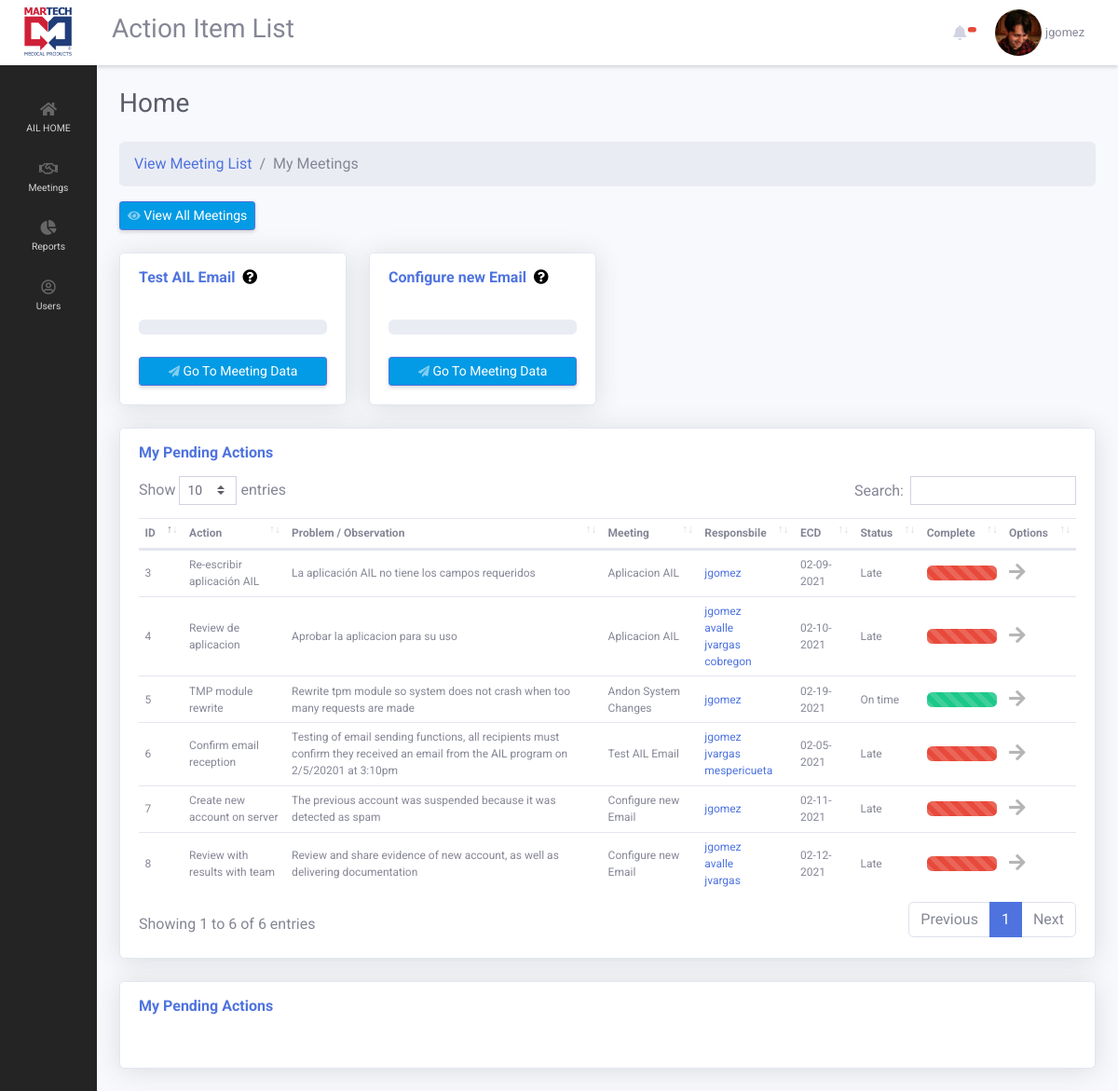
Page /ailApp/index.php (signed in) on the earlier database version.
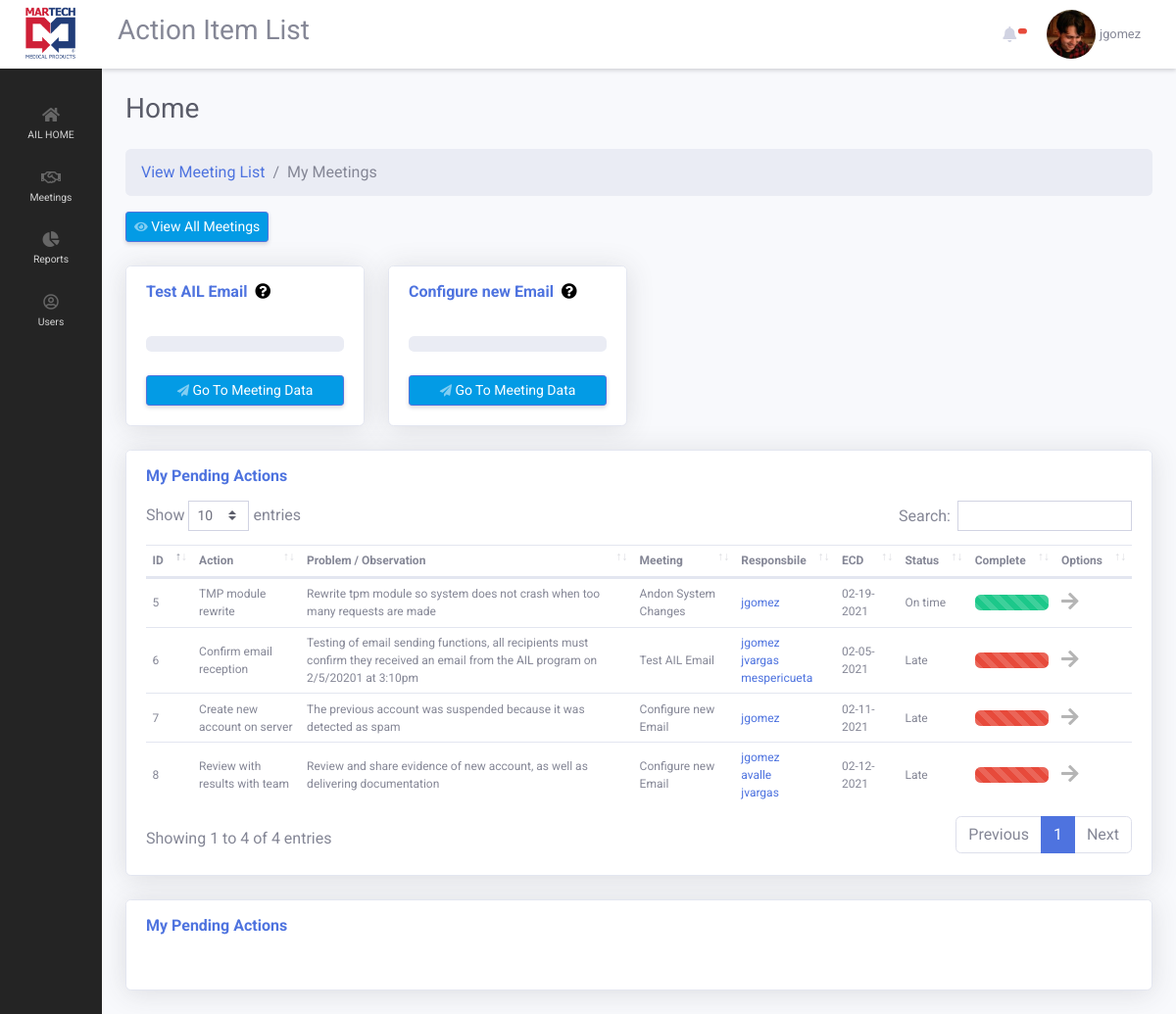
Same page on the later database version.
### tables this page shows
CREATE TABLE `meetings` (
  `meeting_id` int(11) NOT NULL,
  `meeting_department_id` int(11) NOT NULL,
  `meeting_name` varchar(255) NOT NULL,
  `meeting_description` text NOT NULL,
  `meeting_date` date NOT NULL,
  `meeting_active` int(1) NOT NULL DEFAULT 1,
  `meeting_complete` int(1) NOT NULL,
  `meeting_user_id` int(11) NOT NULL
);

CREATE TABLE `action_responsible` (
  `a_responsible_id` int(11) NOT NULL,
  `a_action_id` int(11) NOT NULL,
  `a_responsible_user` int(11) NOT NULL,
  `a_responsible_main` int(1) NOT NULL DEFAULT 0,
  `a_responsible_added_by` int(11) NOT NULL,
  `a_responsible_date` date NOT NULL
);

CREATE TABLE `actions` (
  `action_id` int(11) NOT NULL,
  `action_meeting_id` int(11) NOT NULL,
  `action_name` varchar(255) NOT NULL,
  `action_description` text NOT NULL,
  `action_department` int(11) NOT NULL,
  `action_promise_date` date NOT NULL,
  `action_end_date` date NOT NULL,
  `action_status` int(1) NOT NULL,
  `action_complete` int(1) NOT NULL DEFAULT 0
);

CREATE TABLE `users` (
  `user_id` int(11) NOT NULL COMMENT 'auto incrementing user_id of each user, unique index',
  `user_name` varchar(64) NOT NULL COMMENT 'user''s name, unique',
  `user_password_hash` varchar(255) NOT NULL COMMENT 'user''s password in salted and hashed format',
  `user_email` varchar(64) NOT NULL COMMENT 'user''s email, unique',
  `user_first_name` varchar(255) DEFAULT NULL,
  `user_last_name` varchar(255) DEFAULT NULL,
  `user_employee_number` varchar(255) DEFAULT NULL,
  `user_department` int(11) NOT NULL,
  `user_date` datetime DEFAULT NULL,
  `user_last_update` timestamp NOT NULL DEFAULT current_timestamp() ON UPDATE current_timestamp(),
  `user_phone` varchar(25) DEFAULT NULL,
  `user_areacode` varchar(5) DEFAULT NULL,
  `user_level` int(1) NOT NULL DEFAULT 0,
  `user_image` varchar(255) NOT NULL DEFAULT 'uploads/user_img/noimage.png',
  `user_locked` int(1) NOT NULL DEFAULT 0,
  `user_suspend` int(1) NOT NULL DEFAULT 0,
  `user_active` int(1) NOT NULL DEFAULT 1
);

### ailApp/views/pages/default.php (the view, shortened to what the changed rows need)
<div class="d-sm-flex align-items-center justify-content-between mb-4">
  <h1 class="h3 mb-0 text-gray-800">Home</h1>
</div>
<nav aria-label="breadcrumb">
  <ol class="breadcrumb">
    <li class="breadcrumb-item"><a href="#">View Meeting List</a></li>
    <li class="breadcrumb-item active" aria-current="page">My Meetings</li>
  </ol>
</nav>
<div  class="d-sm-flex align-items-center justify-content-between mb-4">
    <a href="index.php?page=meeting_list" class="d-none d-sm-inline-block btn btn-sm btn-primary shadow-sm"><i class="fas fa-eye fa-sm text-white-50"></i> View All Meetings</a>
</div>
<div class="row">
<?php
  $query = "SELECT * FROM meetings WHERE meeting_user_id = {$_SESSION['quatroapp_user_id']} AND meeting_complete = 0";
  $result = mysqli_query($connection, $query);
  while($row = mysqli_fetch_array($result)):
?>
<div class="col-lg-3">
        <div class="card shadow mb-4 ">
            <div class="card-header py-3">
                <h6 class="m-0 font-weight-bold text-primary"><?php echo $row['meeting_name'] ?>&nbsp;&nbsp;<i data-toggle='tooltip' data-placement='right' title="This meeting was organized by you: <?php echo $row['meeting_name'] ?>" style="color: #000000;" class="fa fa-question-circle"></i></h6>
            </div>
            <div class="card-body">
              <?php
              $cont = 0;
              $query = "SELECT * FROM actions WHERE action_meeting_id = {$row['meeting_id']}";
              $run = mysqli_query($connection, $query);
              $total = mysqli_num_rows($run);
              if($total == 0 || $cont == 0)
              {
                  $percentage = 0;
              }
              else
              {
                  $percentage = ceil(($cont/$total)*100);
              }
              if($percentage <= 25)
              {
                  $bg = "bg-danger";
              }
              elseif($percentage > 25 && $percentage <= 75)
              {
                  $bg = "bg-warning";
              }
              elseif($percentage > 75 && $percentage <= 99)
              {
                  $bg = "bg-success";
              }
              else
              {
                  $bg = "bg-primary";
              }
              ?>
              <div data-toggle='tooltip' data-placement='top' title='<?php echo  $cont . " Of " . $total . " Tasks Completed"?>' class="progress">
              </div>
              <br>
              <a href="index.php?page=meeting_view&meeting_id=<?php echo $row['meeting_id']; ?>" class="d-none d-sm-inline-block btn btn-sm btn-primary shadow-sm btn-block"><i class="fas fa-paper-plane fa-sm text-white-50"></i> Go To Meeting Data</a>
            </div>
    </div>
</div>
<?php
  endwhile;
?>
</div>
<div>
<div class="cokl-lg-12">
<div class="card shadow mb-4">
    <div class="card-header py-3">
        <h6 class="m-0 font-weight-bold text-primary">My Pending Actions</h6>
    </div>
        <div class="card-body">
            <div style="margin-top:-20px;" class="table-responsive">
            <table  style="font-size: 14px; vertical-align:middle; " class="table  order-column " id="dataTable" width="100%" cellspacing="0">
                <thead>
                <tr>
                    <th>ID</th>
                    <th>Action</th>
                    <th>Problem / Observation</th>
                    <th>Meeting</th>
                    <th>Responsbile</th>
                    <th>ECD</th>
                    <th>Status</th>
                    <th>Complete</th>
                    <th>Options</th>
                </tr>
                </thead>
                <tbody>
                    <?php
                    $query = "SELECT * FROM action_responsible
                    LEFT JOIN actions ON action_responsible.a_action_id = actions.action_id
                    LEFT JOIN meetings ON actions.action_meeting_id = meetings.meeting_id
                    WHERE a_responsible_user = {$_SESSION['quatroapp_user_id']} AND action_complete = 0";
                    $result = mysqli_query($connection, $query);
                    while($row = mysqli_fetch_array($result)):
                    ?>
                        <tr>
                            <td><?php echo $row['action_id'];  ?></td>
                            <td><?php echo $row['action_name'];  ?></td>
                            <td><?php echo $row['action_description'];  ?></td>
                            <td><?php echo $row['meeting_name'];  ?></td>
                            <td>
                                <?php
                                $query2 = "SELECT * FROM action_responsible
                                LEFT JOIN users ON action_responsible.a_responsible_user = users.user_id
                                WHERE a_action_id = {$row['action_id']}";
                                $result2 = mysqli_query($connection, $query2);
                                while($row2 = mysqli_fetch_array($result2)):
                                if($row2['a_responsible_main'] == 1)
                                {
                                    $icon = "<i class='fas fa-exclamation-circle text-danger'></i>";
                                }
                                else
                                {
                                    $icon = "";
                                }
                                ?>
                                    <a href="index.php?page=user_info&user_id=<?php echo $row2['user_id'] ?>"><?php echo $row2['user_name'] ?>&nbsp;&nbsp;<?php echo $icon ?></a><br>
                                <?php endwhile; ?>
                            </td>
                            <td><?php echo date('m-d-Y', strtotime($row['action_promise_date']));  ?></td>
                            <td>
                                <?php
                                    if($row['action_status'] == 0 && $row['action_promise_date'] <= date("Y-m-d"))
                                    {
                                        echo "Late";
                                    }
                                    elseif($row['action_status'] == 0 && $row['action_promise_date'] > date("Y-m-d"))
                                    {
                                        echo "On time";
                                    }
                                ?>
                            </td>
                            <td>
                            <?php
                            if($row['action_complete'] == 1)
                            {
                                $bg = "bg-primary";
                                $text = "Completed";
                            }
                            elseif($row['action_complete'] == 0 && $row['action_promise_date'] <= date("Y-m-d"))
                            {
                                $bg = "bg-danger";
                                $text = "Late";
                            }
                            elseif($row['action_complete'] == 0 && $row['action_promise_date'] > date("Y-m-d"))
                            {
                                $bg = "bg-success";
                                $text = "On Going";
                            }
                            ?>
                                <div data-toggle='tooltip' data-placement='left' title='<?php echo  $text ?>' class="progress">
                                    <div class="progress-bar progress-bar-striped progress-bar-animated <?php echo $bg; ?>" role="progressbar" aria-valuenow="100" aria-valuemin="0" aria-valuemax="100" style="width: 100%"></div>
                                </div>
                            </td>
                            <td>
                                <a href='index.php?page=view_update&action_id=<?php echo $row['action_id']?>'  class=''  data-cat-name='{$row['user_name']}' data-cat-id='{$row['user_id']}'><i data-toggle='tooltip' data-placement='left' title='Go to Action Details' style='font-size: 20px; color:#b5b5b5' class='fas fa-arrow-right options'></i></a>
                            </td>
                        </tr>
                    <?php endwhile; ?>
                </tbody>
            </table>
        </div>
    </div>
</div>
</div>
<div>
<div class="cokl-lg-12">
<div class="card shadow mb-4">
    <div class="card-header py-3">
        <h6 class="m-0 font-weight-bold text-primary">My Pending Actions</h6>
    </div>
        <div class="card-body">
        </div>
</div>
</div>
</div>

Differences in the rows shown:
removed action_responsible: actions.action_id "3", actions.action_name "Re-escribir aplicación AIL", actions.action_description "La aplicación AIL no tiene los campos requeridos", meetings.meeting_name "Aplicacion AIL", users.user_name "jgomez", actions.action_promise_date "02-09-2021", shows "Late"
removed action_responsible: actions.action_id "4", actions.action_name "Review de aplicacion", actions.action_description "Aprobar la aplicacion para su uso", meetings.meeting_name "Aplicacion AIL", users.user_name "jgomez", actions.action_promise_date "02-10-2021", shows "Late"
removed action_responsible: users.user_name "avalle", shown under "4"
removed action_responsible: users.user_name "jvargas", shown under "4"
removed action_responsible: users.user_name "cobregon", shown under "4"
Other differences:
text written by a page script: "Show entries Search: Showing 1 to 6 of 6 entries Previous 1 Next" → "Show entries Search: Showing 1 to 4 of 4 entries Previous 1 Next"
